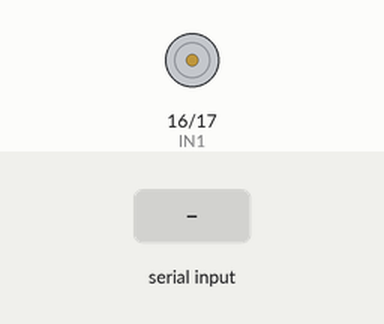
This sketch was run on a simulated Arduino Uno, built with avr-gcc and run on an emulated ATmega328P. On the bench: motor-driver pin pairs drawn as motors (green arrow = first pin HIGH = forward, orange = second pin HIGH = backward, longer = more drive, scaled by the enable pin). The inputs (shaded band) are chosen by the test bench. Random numbers use the default seed unless the sketch sets one; what the sketch prints to the serial monitor is not drawn.

Above: at 2.7 s.
2.8 s: "f\n" received over Serial
At 4.93 s:
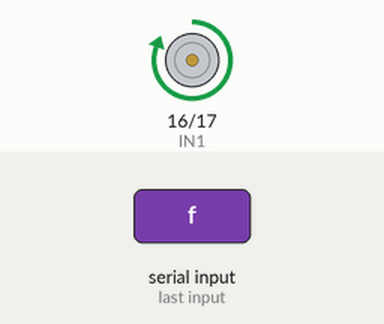
5.8 s: byte 98 ('b') received over Serial
At 7.93 s:
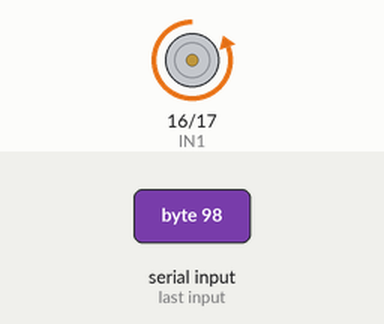
8.8 s: byte 114 ('r') received over Serial
At 9.3 s:
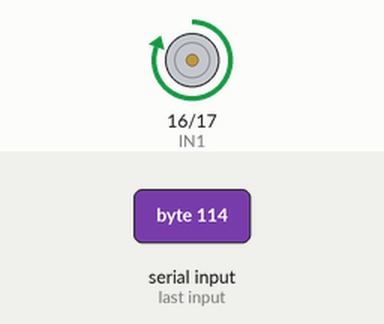
Timing chart, 0 to 18.5 s (numbered marks = the images above; inputs shaded):
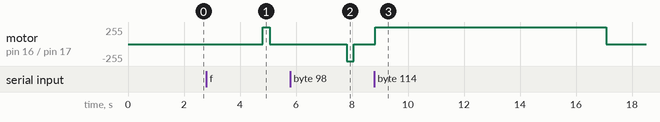

Measured:
- after the input at 2.8 s, motor on pin 16 (IN1) / pin 17 (IN2): stopped → forward 255/255 after 2.0 s, → stopped 0.25 s later
- after the input at 5.8 s, motor on pin 16 (IN1) / pin 17 (IN2): stopped → backward 255/255 after 2.0 s, → stopped 0.25 s later
- after the input at 8.8 s, motor on pin 16 (IN1) / pin 17 (IN2): stopped → forward 255/255 at once, → stopped 8.3 s later

The sketch:

main.ino
```cpp
// ===== PIN DEFINITIONS =====
#define ENA 4    // Motor enable pin
#define IN1 16   // Motor direction 1
#define IN2 17   // Motor direction 2

// ===== VARIABLES =====
unsigned long bootTime;
int taskCount = 0;
int failureCount = 0;
int recoveryCount = 0;
int successCount = 0;
bool taskRunning = false;
unsigned long motorStartTime = 0;

// ===== MOTOR CONTROL =====
void motorHardStop() {
  digitalWrite(IN1, LOW);
  digitalWrite(IN2, LOW);
  digitalWrite(ENA, LOW);
  Serial.println("[MOTOR] HARD STOP");
}

void motorForward(int speedPercent) {
  if (speedPercent > 100) speedPercent = 100;
  if (speedPercent < 0) speedPercent = 0;

  int pwmValue = map(speedPercent, 0, 100, 0, 255);

  digitalWrite(IN1, HIGH);
  digitalWrite(IN2, LOW);
  analogWrite(ENA, pwmValue);

  Serial.print("[MOTOR] FORWARD at ");
  Serial.print(speedPercent);
  Serial.println("%");
  motorStartTime = millis();
}

void motorReverse(int speedPercent) {
  if (speedPercent > 100) speedPercent = 100;
  if (speedPercent < 0) speedPercent = 0;

  int pwmValue = map(speedPercent, 0, 100, 0, 255);

  digitalWrite(IN1, LOW);
  digitalWrite(IN2, HIGH);
  analogWrite(ENA, pwmValue);

  Serial.print("[MOTOR] REVERSE at ");
  Serial.print(speedPercent);
  Serial.println("%");
  motorStartTime = millis();
}

void motorSoftStop() {
  Serial.println("[MOTOR] Soft stopping...");

  for (int speed = 100; speed >= 0; speed -= 10) {
    int pwmValue = map(speed, 0, 100, 0, 255);
    analogWrite(ENA, pwmValue);
    delay(50);
  }

  motorHardStop();
}

// ===== TASK SEQUENCES =====
void runBasicTask() {
  if (taskRunning) {
    Serial.println("[SYSTEM] Task already in progress!");
    return;
  }

  taskRunning = true;
  taskCount++;

  Serial.println("\n════════════════════════════════════════");
  Serial.print("  TASK #");
  Serial.println(taskCount);
  Serial.println("════════════════════════════════════════");

  // Phase 1: Start
  Serial.println("\n[PHASE 1] Starting forward...");
  motorForward(80);
  delay(2000);

  // Phase 2: Speed variation
  Serial.println("[PHASE 2] Adjusting speed...");
  motorForward(60);
  delay(1500);
  motorForward(90);
  delay(1500);

  // Phase 3: Simulated load
  Serial.println("[PHASE 3] Simulating load...");
  for (int i = 0; i < 3; i++) {
    Serial.print("  Load cycle ");
    Serial.println(i + 1);
    motorForward(70);
    delay(500);
    motorForward(85);
    delay(500);
  }

  // Random failure simulation (25% chance)
  bool simulateFailure = (random(0, 100) < 25);

  if (simulateFailure) {
    failureCount++;
    Serial.println("\n⚠️  FAULT DETECTED: Overload condition!");

    // Emergency response
    motorHardStop();
    delay(1000);

    Serial.println("🔄 Attempting recovery...");
    recoveryCount++;

    // Recovery sequence
    motorForward(40);
    delay(1000);
    motorSoftStop();

    Serial.println("✅ Recovery successful!");
  } else {
    // Normal completion
    Serial.println("\n[PHASE 4] Normal shutdown...");
    motorSoftStop();
    successCount++;
  }

  // Task completion
  Serial.println("\n────────────────────────────────────────");
  Serial.println("           TASK COMPLETE");
  Serial.println("────────────────────────────────────────");

  taskRunning = false;
  printStatistics();
}

// ===== STATISTICS & DISPLAY =====
void printStatistics() {
  Serial.println("\n📊 SYSTEM STATISTICS");
  Serial.println("────────────────────────────────────────");
  Serial.print("Total Tasks:       ");
  Serial.println(taskCount);
  Serial.print("Successful:        ");
  Serial.println(successCount);
  Serial.print("Failures:          ");
  Serial.println(failureCount);
  Serial.print("Recoveries:        ");
  Serial.println(recoveryCount);

  if (taskCount > 0) {
    Serial.print("Success Rate:      ");
    Serial.print((successCount * 100.0) / taskCount, 1);
    Serial.println("%");
  }

  Serial.print("System Uptime:     ");
  unsigned long uptime = (millis() - bootTime) / 1000;
  Serial.print(uptime / 60);
  Serial.print("m ");
  Serial.print(uptime % 60);
  Serial.println("s");
  Serial.println("────────────────────────────────────────\n");
}

void printHelp() {
  Serial.println("\n🎮 CONTROL PANEL");
  Serial.println("════════════════════════════════════════");
  Serial.println("Commands:");
  Serial.println("  r  - Run main actuator task");
  Serial.println("  f  - Forward (50%, 2s)");
  Serial.println("  b  - Reverse (50%, 2s)");
  Serial.println("  s  - Emergency STOP");
  Serial.println("  d  - Display statistics");
  Serial.println("  c  - Clear statistics");
  Serial.println("  h  - Show this help");
  Serial.println("════════════════════════════════════════\n");
}

// ===== SETUP =====
void setup() {
  Serial.begin(115200);
  delay(1000);

  Serial.println("\n\n╔══════════════════════════════════════╗");
  Serial.println("║     SMART ACTUATOR CONTROL SYSTEM    ║");
  Serial.println("╚══════════════════════════════════════╝");

  bootTime = millis();

  // Initialize motor pins
  pinMode(ENA, OUTPUT);
  pinMode(IN1, OUTPUT);
  pinMode(IN2, OUTPUT);

  // Ensure motor is OFF
  motorHardStop();
  delay(500);

  // Initialize random seed
  randomSeed(analogRead(0));

  Serial.println("[SYSTEM] Ready for commands");
  Serial.println("[SYSTEM] Type 'h' for help\n");
}

// ===== MAIN LOOP =====
void loop() {
  if (Serial.available()) {
    char command = Serial.read();

    // Clear buffer
    while (Serial.available()) {
      Serial.read();
    }

    switch (command) {
      case 'r':
      case 'R':
        runBasicTask();
        break;

      case 'f':
      case 'F':
        if (!taskRunning) {
          Serial.println("\n⏩ FORWARD (2 seconds)");
          motorForward(50);
          delay(2000);
          motorSoftStop();
        }
        break;

      case 'b':
      case 'B':
        if (!taskRunning) {
          Serial.println("\n⏪ REVERSE (2 seconds)");
          motorReverse(50);
          delay(2000);
          motorSoftStop();
        }
        break;

      case 's':
      case 'S':
        Serial.println("\n🛑 EMERGENCY STOP!");
        motorHardStop();
        taskRunning = false;
        break;

      case 'd':
      case 'D':
        printStatistics();
        break;

      case 'c':
      case 'C':
        taskCount = 0;
        failureCount = 0;
        recoveryCount = 0;
        successCount = 0;
        Serial.println("\n📈 Statistics cleared!");
        break;

      case 'h':
      case 'H':
      case '?':
        printHelp();
        break;

      default:
        if (command != '\n' && command != '\r') {
          Serial.print("\n❓ Unknown command: '");
          Serial.print(command);
          Serial.println("' - Type 'h' for help");
        }
        break;
    }
  }

  delay(10);
}
```
